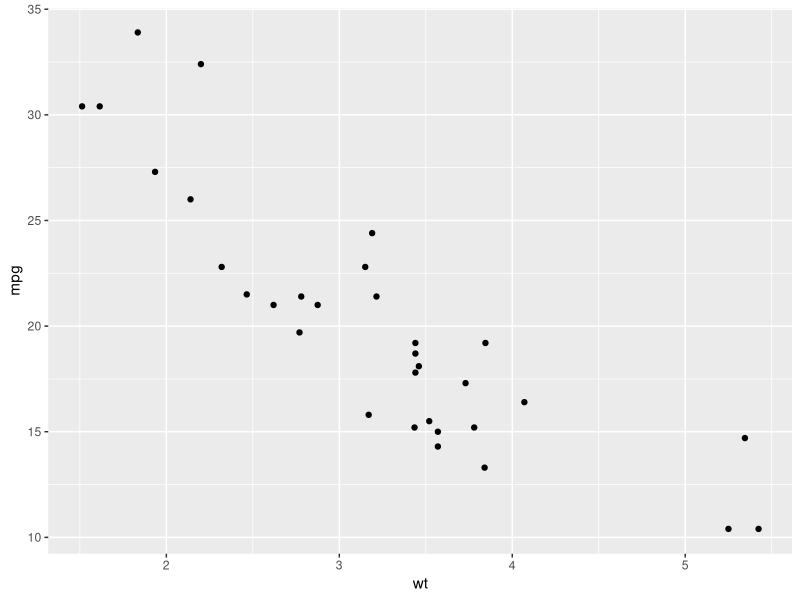
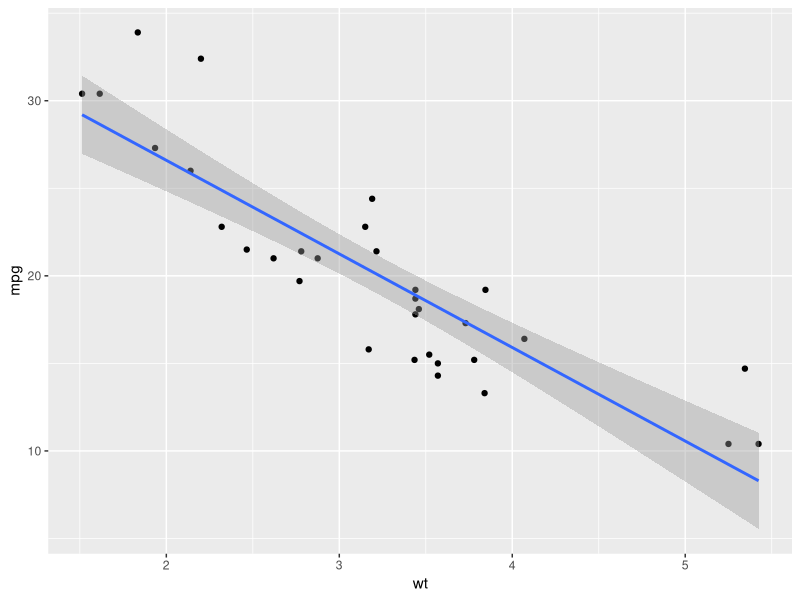
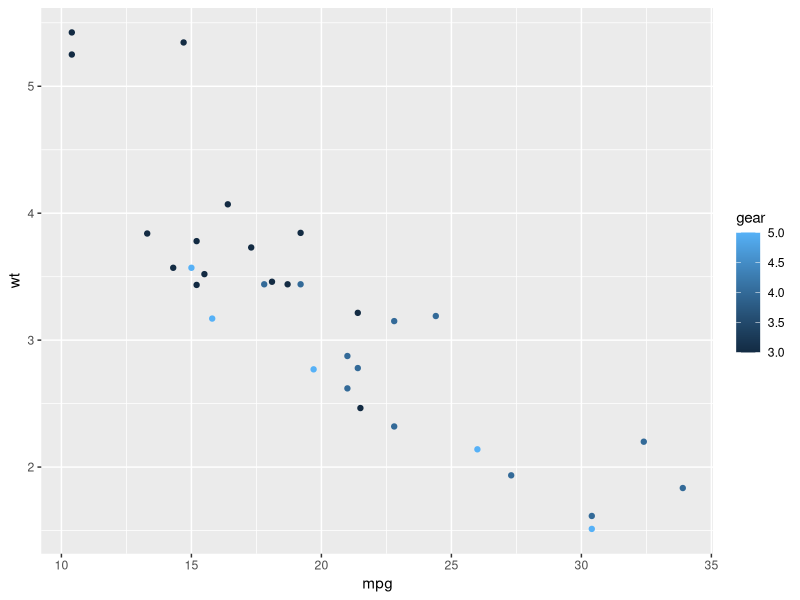
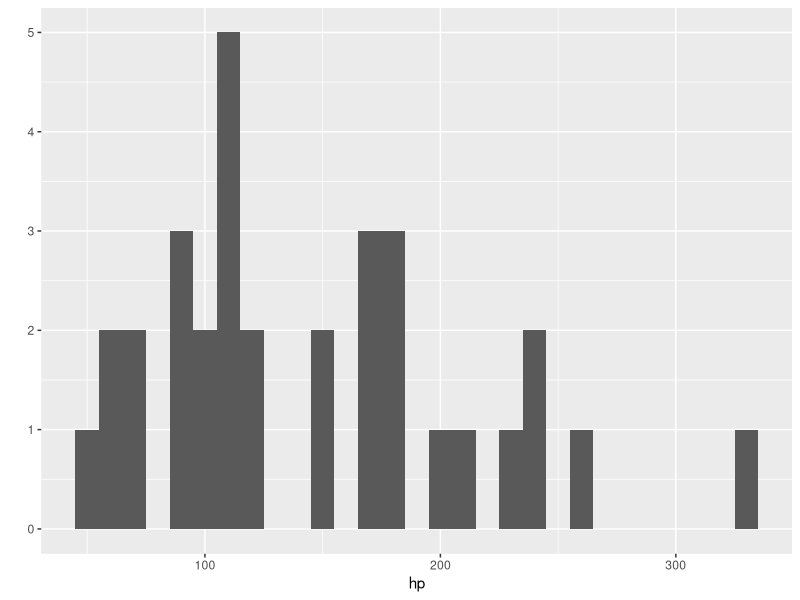
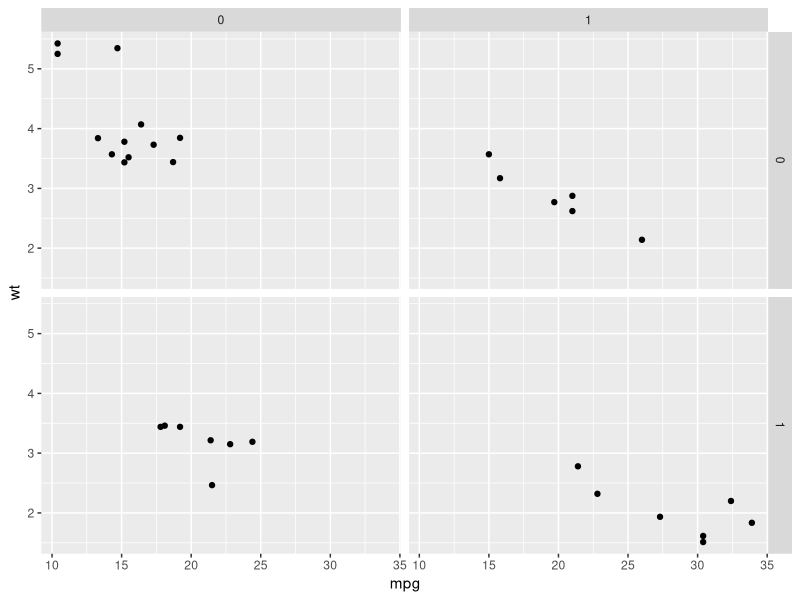

Reproduce these figures in R, in order.
## ---- chunk 1
knitr::opts_chunk$set(echo = TRUE) # Shows all inputs and all outputs 
## ---- chunk 2
3 + 2 #5
6 - 6 #0
5 * 2 #10
4 / 2 #2
4^2 #16
4 %% 3 #1
13 %/% 4 #3

3 == 3 # True
4 != 1 # True
8 > 9 #False
4 < 6 #True 

(3 == 3) & (4 == 4) #True 
(4 != 3) | (5 < 2) #True 
!(3 > 2) #False 

set1 <- c(1, 2, 3, 4, 5, 6)
sum(set1)      # Sum: 21
mean(set1)     # Mean: 3.5
median(set1)   # Median: 3.5
sd(set1)       # Standard Deviation: 1.871
min(set1)      # Minimum: 1
max(set1)      # Maximum: 6
range(set1)    # Range: 1 6
length(set1)   # Length: 6

vec <- c(1, 2, 3, 4, 5, 6) # Vector 
vec[2]    # Second element
vec[1:4]  # First four elements
vec + 3       # Adds 3 to each element
vec * 3       # Multiplies each element by 3
sum(vec)      # Sum of elements
mean(vec)     # Mean of elements

mat <- matrix(1:9, nrow=3, ncol=3) # Matrix 
mat[3, 1]     # Element in third row, first column
mat[, 2]      # Second column
mat[3, ]      # Third row
mat + 3       # Add 3 to each element
mat * 3       # Multiply each element by 3
mat %*% mat   # Matrix multiplication

df <- data.frame(
  Type = c("A", "B", "C"),
  Length = c(25, 30, 35),
  Width = c(5.5, 6.0, 5.8)
) 
df$Type     # Access by column name
df[, 3]     # Access by column position (third column)
df$Weight <- c(130, 150, 160) # Adding another column 
df$Length <- NULL # Removing a column 

my_list <- list(
  Type = "A",
  Length = 25,
  Age = c(85, 90, 95)
)
my_list$Type         # Access by name
my_list[[2]]         # Access by position
my_list$Age[2]    # Accessing elements within a vector in a list


## ---- chunk 3
library(tidyverse)
## ---- chunk 4
mtcars 
View(mtcars)
mtcars[, 1] # Returns a tibble 
as.data.frame(mtcars)[, 1] # Returns a data frame 

## ---- chunk 5
head(mtcars) # First six rows of data 
str(mtcars) # Shows size of the data set and the types of variables in each column 
summary(mtcars) # Summarizes the values for each variable 
names(mtcars) # Lists all column names 

select(mtcars, mpg, wt) # Selects only mpg and wt columns 
select(mtcars, -mpg, -wt) # Selects all but mpg and wt columns 
select(mtcars, 2, 3, 8) # Selects columns 2, 3, and 8 
select(mtcars, mpg:wt) #Selects all columns in the range of mpg to wt 
select(mtcars, last_col()) # Selects the rightmost column 
select(mtcars, last_col(offset = 4))  # Selects fifth-to-last column
select(mtcars, starts_with("m")) # Selects the columns that start with m
select(mtcars, ends_with("g")) # Selects the columns that end with g 
select(mtcars, contains("p")) # Selects the columns that contain p 
select(mtcars, -contains("p")) # Selects the columns that do not contain p 
rename(mtcars, weight=wt) # Renames wt column to weight 
mtcars <- rename(mtcars, weight=wt) # Saves to mtcars object in order to change the data frame 
rename(mtcars, wt=weight) # Renames weight column back to wt 
mtcars <- rename(mtcars, wt=weight) # Reverts mtcars to original 

filter(mtcars, cyl == 6) # Chooses only the rows where cyl is 6 
filter(mtcars, cyl == 4 & mpg < 30) # Chooses only the rows where cyl is 4 and mpg is less than 30 
filter(mtcars, cyl == 4, mpg < 30) # Same as the previous result 

# Pipe 
mtcars |> # From mtcars, select only mpg and wt columns, then choose the rows with mpg below 30 
    select(mpg, wt) |>
    filter(mpg < 30) 
table(mtcars$cyl) |> sort() # Create a table for number of observations for each value of cyl 

mutate(mtcars, cyl = 1 + cyl) |> # Replaces each entry for cyl with 1 greater than that value 
  select(cyl) 
mtcars %>% # create hp and then use it to create hpnorm
  mutate(hp = 10 + hp, 
         hpnorm = ifelse(hp < 100, 100, hp)) %>%
  select(starts_with("hp")) %>%
  filter(hp < 100)
## ---- chunk 6
library(ggplot2)
qplot(x = wt, y = mpg, geom = "point", data = mtcars) # Plots wt against mpg 
cor(mtcars$wt, mtcars$mpg) # Calculates correlation coefficient 
qplot(wt, mpg, geom = "point", data = mtcars) + 
    geom_smooth(method = "lm") # plots a linear regression line 
qplot(mpg, wt, geom = "point", data = mtcars, colour = gear) # Color by gear 
qplot(hp, data = mtcars, binwidth = 10) # Histogram of distribution of hp
mtcars[which.max(mtcars$hp),] # Finds the data point with the highest hp 

mean(mtcars$hp[mtcars$vs == 0]) # Average hp when vs is 0 
mean(mtcars$hp[mtcars$vs == 1]) # Average hp when vs is 1 
t.test(hp ~ vs, data = mtcars) # Tests whether the means are statistically different 
qplot(mpg, wt, geom = "point", data = mtcars, facets=vs~am) # Facetting to show whether the relationship between mpg and wt depends on vs and am 
